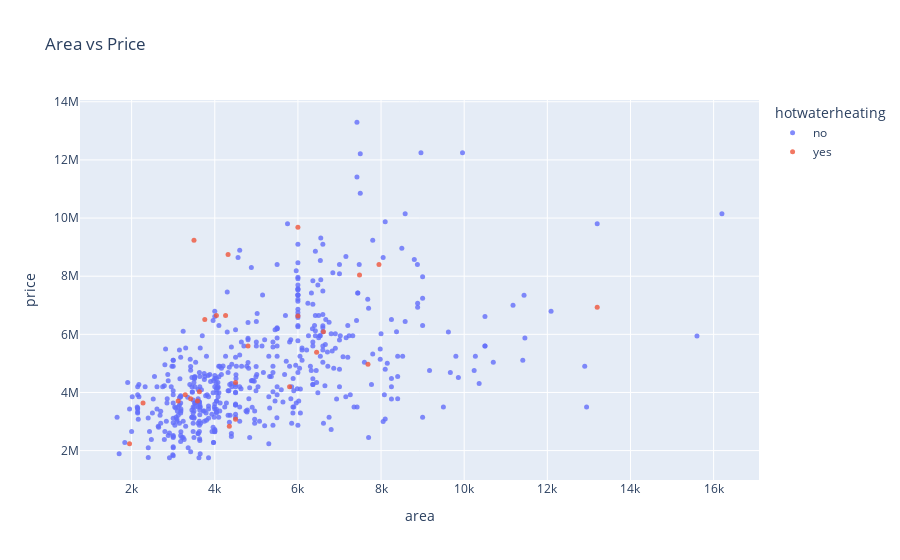

Notebook cell for this chart:
### Code cell
fig = px.scatter(housing_df, x='area', y='price', color='hotwaterheating', opacity=0.8, title='Area vs Price')
fig.update_traces(marker=dict(size=5)) 
fig.show()

### Figure 1 — Plotly figure (JSON) as saved in the notebook; plotly's stock layout.template omitted (floating-point values rounded to 4 significant figures; data arrays with more than 128 entries replaced by an {"elided": "..."} marker saying what was removed)
{"data": [{"hovertemplate": "hotwaterheating=no<br>area=%{x}<br>price=%{y}<extra></extra>", "legendgroup": "no", "marker": {"color": "#636efa", "opacity": 0.8, "size": 5, "symbol": "circle"}, "mode": "markers", "name": "no", "orientation": "v", "showlegend": true, "type": "scatter", "x": {"elided": "520 int values"}, "xaxis": "x", "y": {"elided": "520 int values"}, "yaxis": "y"}, {"hovertemplate": "hotwaterheating=yes<br>area=%{x}<br>price=%{y}<extra></extra>", "legendgroup": "yes", "marker": {"color": "#EF553B", "opacity": 0.8, "size": 5, "symbol": "circle"}, "mode": "markers", "name": "yes", "orientation": "v", "showlegend": true, "type": "scatter", "x": [6000, 3500, 4320, 7950, 7482, 13200, 4040, 4260, 6000, 3760, 6615, 4800, 6450, 7686, 4500, 5800, 3630, 3290, 3420, 3584, 3120, 2275, 4500, 4350, 1950], "xaxis": "x", "y": [9681000, 9240000, 8750000, 8400000, 8043000, 6930000, 6650000, 6650000, 6629000, 6510000, 6090000, 5600000, 5383000, 4970000, 4340000, 4200000, 4025000, 3920000, 3780000, 3710000, 3703000, 3640000, 3080000, 2835000, 2240000], "yaxis": "y"}], "layout": {"legend": {"title": {"text": "hotwaterheating"}, "tracegroupgap": 0}, "title": {"text": "Area vs Price"}, "xaxis": {"anchor": "y", "domain": [0, 1], "title": {"text": "area"}}, "yaxis": {"anchor": "x", "domain": [0, 1], "title": {"text": "price"}}}}
